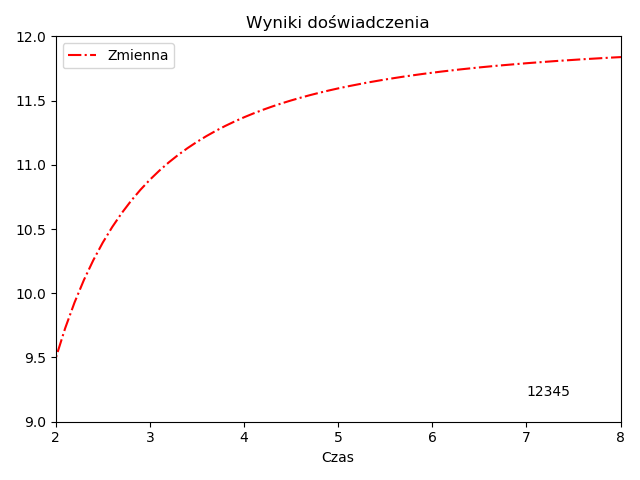

Generate this figure with Python:
import matplotlib.pyplot as plt
import pandas as pd

dane = pd.read_csv("dosw6.csv", sep=";")
plt.plot(dane["Czas"], dane["Zmienna"], linestyle="-.", color="red", label="Zmienna")
plt.legend()
plt.xlim(2, 8)
plt.ylim(9, 12)
plt.xlabel("Czas")
plt.annotate("12345", [7, 9.2])
plt.title("Wyniki doświadczenia")
plt.savefig("Wykres4.png")
plt.show()
